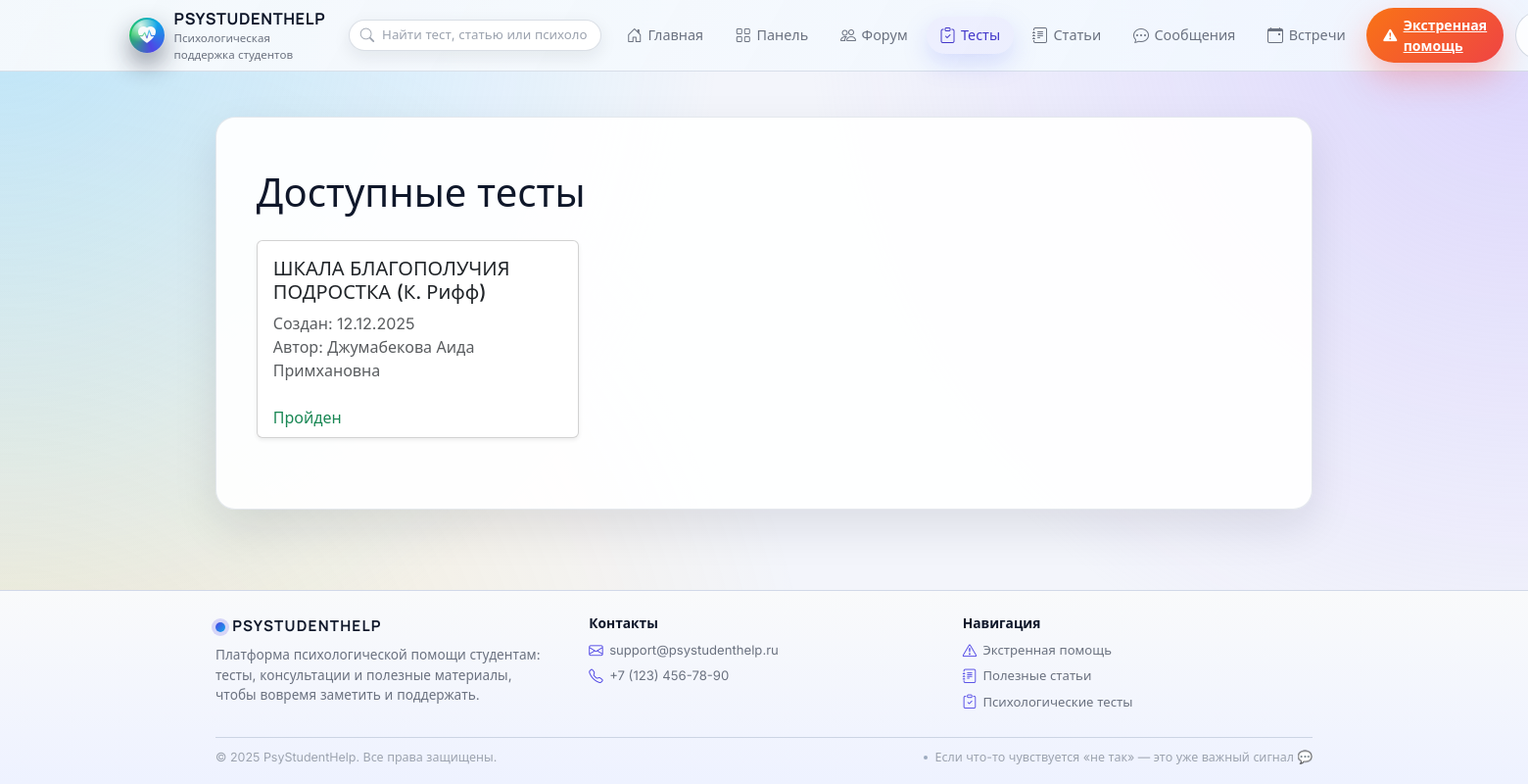
Page /tests (signed in) on the committed database.
### models.py (models this page shows, shortened)
class Test(db.Model):
    __tablename__ = 'test'
    id = db.Column(db.Integer, primary_key=True)
    title = db.Column(db.String(200), nullable=False)
    description = db.Column(db.Text)
    title_kk = db.Column(db.String(200))        # может быть NULL
    description_kk = db.Column(db.Text)
    test_type = db.Column(db.String(20), nullable=False, default='classic')
    user_id = db.Column(db.Integer, db.ForeignKey('user.id'), nullable=False)
    created_at = db.Column(db.DateTime, default=datetime.utcnow)
    is_active = db.Column(db.Boolean, default=True)
    questions = db.relationship(
        'Question',
        backref='test',
        lazy=True,
        cascade='all, delete-orphan'
    )
    results = db.relationship(
        'TestResult',
        backref='test',
        lazy=True,
        cascade='all, delete-orphan'
    )
    interpretations = db.relationship(
        'TestInterpretation',
        backref='test',
        lazy=True,
        cascade='all, delete-orphan',
        order_by='TestInterpretation.min_score'
    )
    scale_options = db.relationship(
        'TestScaleOption',
        backref='test',
        lazy=True,
        cascade='all, delete-orphan',
        order_by='TestScaleOption.order_index'
    )

class User(UserMixin, db.Model):
    __tablename__ = 'user'
    id = db.Column(db.Integer, primary_key=True)
    username = db.Column(db.String(80), unique=True, nullable=False)
    email = db.Column(db.String(120), unique=True, nullable=False, index=True)
    password = db.Column(db.String(200), nullable=False)
    role = db.Column(db.String(20), nullable=False)  # student | psychologist | admin | superadmin
    full_name = db.Column(db.String(100))
    bio = db.Column(db.Text)
    profile_pic = db.Column(db.String(100))
    created_at = db.Column(db.DateTime, default=datetime.utcnow)
    group_id = db.Column(db.Integer, db.ForeignKey('groups.id'))
    comments = db.relationship(
        'Comment',
        backref='author',
        lazy=True,
    )
    tests = db.relationship(
        'Test',
        backref='creator',
        lazy=True,
    )
    test_results = db.relationship(
        'TestResult',
        backref='user',
        lazy=True,
    )
    messages_sent = db.relationship(
        'Message',
        foreign_keys='Message.sender_id',
        backref='sender',
        lazy=True,
    )
    messages_received = db.relationship(
        'Message',
        foreign_keys='Message.recipient_id',
        backref='recipient',
        lazy=True,
    )
    reports = db.relationship(
        'StudentReport',
        foreign_keys='StudentReport.student_id',
        backref='student',
        lazy=True,
    )
    appointments = db.relationship(
        'Appointment',
        foreign_keys='Appointment.student_id',
        backref='student',          # appointment.student в шаблонах
        lazy=True,
    )
    psychologist_appointments = db.relationship(
        'Appointment',
        foreign_keys='Appointment.psychologist_id',
        backref='psychologist',     # appointment.psychologist в шаблонах
        lazy=True,
    )
    meeting_protocols = db.relationship(
        'MeetingProtocol',
        foreign_keys='MeetingProtocol.student_id',
        backref='student',          # protocol.student в шаблонах
        lazy=True,
    )
    psychologist_protocols = db.relationship(
        'MeetingProtocol',
        foreign_keys='MeetingProtocol.psychologist_id',
        backref='psychologist',     # protocol.psychologist в шаблонах
        lazy=True,
    )

### flask_app.py (the view)
@app.route('/tests')
@login_required
def tests():
    user = current_user
    if user.role == 'psychologist':
        tests = (
            Test.query.filter_by(user_id=user.id)
            .order_by(Test.created_at.desc())
            .all()
        )
        total_students = User.query.filter_by(role='student').count()
        total_results = (
            TestResult.query.join(Test)
            .filter(Test.user_id == user.id)
            .count()
        )
        return render_template(
            'psychologist_tests.html',
            tests=tests,
            total_students=total_students,
            total_results=total_results,
        )
    else:
        available_tests = (
            Test.query.filter_by(is_active=True)
            .order_by(Test.created_at.desc())
            .all()
        )
        completed_ids = {
            r.test_id
            for r in TestResult.query.filter_by(user_id=user.id).all()
        }
        return render_template(
            'student_tests.html',
            tests=available_tests,
            completed_test_ids=completed_ids,
        )

### admin.py (called while the page is built)
@admin_bp.before_app_request
def _bootstrap_superadmin_once():
    flag = "SUPERADMIN_BOOTSTRAPPED"
    if not current_app.config.get(flag):
        try:
            ensure_initial_superadmin()
        finally:
            current_app.config[flag] = True

### flask_app.py (called while the page is built)
@login_manager.user_loader
def load_user(user_id: str):
    try:
        return User.query.get(int(user_id))
    except (TypeError, ValueError):
        return None

def is_psychologist() -> bool:
    return current_user.is_authenticated and current_user.role == 'psychologist'

def get_current_user():
    return current_user if current_user.is_authenticated else None

### templates/student_tests.html (shortened to what this page needs)
{% extends "base.html" %}
{% block content %}
<div class="container my-4">
    <h1 class="mb-4">Доступные тесты</h1>
    {% if tests %}
        <div class="row">
            {% for test in tests %}
            <div class="col-md-4 mb-4">
                <div class="card h-100 shadow-sm">
                    <div class="card-body">
                        <h5 class="card-title">{{ test.title }}</h5>
                        <p class="card-text text-muted">
                            Создан: {{ test.created_at.strftime('%d.%m.%Y') }}<br>
                            Автор: {{ test.creator.full_name or test.creator.username }}
                        </p>
                    </div>
                    <div class="card-footer bg-transparent border-0">
                        {% if test.id in completed_test_ids %}
                            <span class="text-success">Пройден</span>
                        {% else %}
                            <a href="{{ url_for('take_test', test_id=test.id) }}" class="btn btn-primary btn-sm">Пройти тест</a>
                        {% endif %}
                    </div>
                </div>
            </div>
            {% endfor %}
        </div>
    {% else %}
        <div class="alert alert-info text-center">
            Пока нет доступных тестов.
        </div>
    {% endif %}
</div>
{% endblock %}

### static/css/style.css (style rules this page uses)
:root { --app-bg: #f3f5fb; --app-bg-alt: #e9edf9; --app-bg-soft: #f9fafb; --app-surface: #ffffff; --app-surface-soft: rgba(255, 255, 255, 0.92); --app-border-subtle: rgba(148, 163, 184, 0.25); --app-border-strong: rgba(15, 23, 42, 0.12); --app-primary: #4f46e5; --app-primary-soft: rgba(79, 70, 229, 0.09); --app-primary-strong: #4338ca; --app-accent: #f97316; --app-accent-soft: rgba(249, 115, 22, 0.08); --app-success: #22c55e; --app-danger: #ef4444; --app-warning: #eab308; --app-info: #0ea5e9; --app-text-main: #0f172a; --app-text-muted: #6b7280; --app-text-soft: #9ca3af; --app-radius-xl: 26px; --app-radius-lg: 20px; --app-radius-md: 14px; --app-radius-sm: 10px; --app-radius-pill: 999px; --app-shadow-soft: 0 18px 45px rgba(15, 23, 42, 0.10); --app-shadow-elevated: 0 28px 70px rgba(15, 23, 42, 0.18); --app-shadow-subtle: 0 10px 30px rgba(15, 23, 42, 0.06); --app-header-height: 72px; --app-transition-fast: 0.16s ease-out; --app-transition-med: 0.22s ease-out; }
*, *::before, *::after { box-sizing: border-box; }
html { scroll-behavior: smooth; }
body.app-shell { margin: 0; min-height: 100vh; display: flex; flex-direction: column; background: radial-gradient(circle at 0% 0%, rgba(125, 211, 252, 0.45) 0, transparent 42%), radial-gradient(circle at 100% 0%, rgba(196, 181, 253, 0.5) 0, transparent 42%), radial-gradient(circle at 0% 100%, rgba(251, 191, 36, 0.2) 0, transparent 48%), var(--app-bg); font-family: "Inter", system-ui, -apple-system, BlinkMacSystemFont, "Segoe UI", sans-serif; color: var(--app-text-main); }

### rows in the picture
Test: title "ШКАЛА БЛАГОПОЛУЧИЯ ПОДРОСТКА (К. Рифф)", created_at "12.12.2025", creator "Джумабекова Аида Примхановна", shows "Пройден"

### other values in the picture
{{ 2025 }} "2025"
